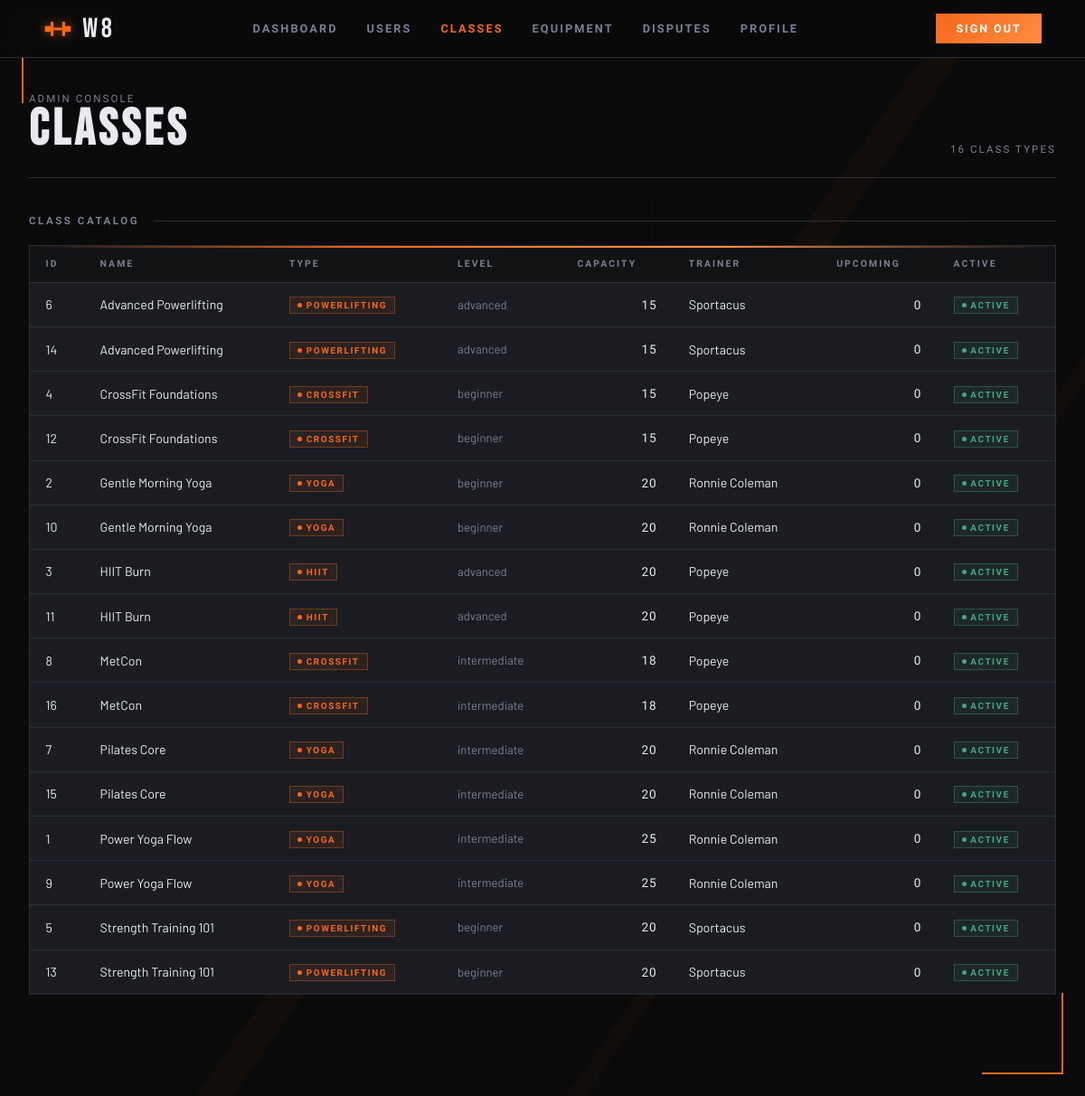
The app's page /pages/admin_classes.php (signed in), older data.
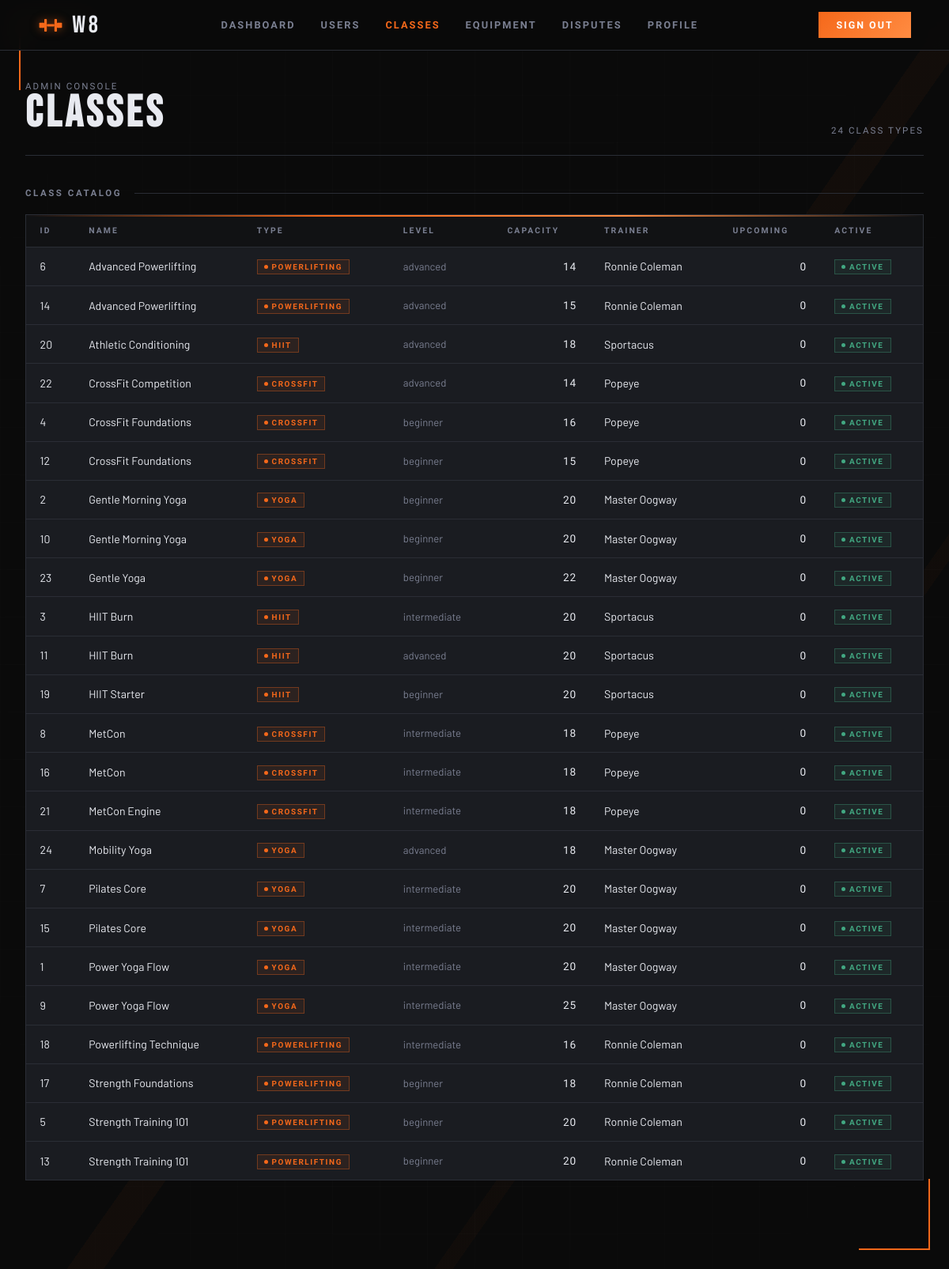
The same page, newer data.
### tables this page shows
CREATE TABLE classes (
  id            INTEGER PRIMARY KEY AUTOINCREMENT,
  name          TEXT    NOT NULL,
  type          TEXT    NOT NULL
                        CHECK (type IN ('powerlifting','hiit','crossfit','yoga','other')),
  level         TEXT    NOT NULL DEFAULT 'all'
                        CHECK (level IN ('all','beginner','intermediate','advanced')),
  description   TEXT    DEFAULT NULL,
  duration_min  INTEGER NOT NULL DEFAULT 60,
  capacity      INTEGER NOT NULL DEFAULT 20,
  trainer_id    INTEGER DEFAULT NULL,
  is_active     INTEGER NOT NULL DEFAULT 1,
  created_at    TEXT    NOT NULL DEFAULT (datetime('now')),
  updated_at    TEXT    NOT NULL DEFAULT (datetime('now')),
  FOREIGN KEY (trainer_id) REFERENCES users(id) ON DELETE SET NULL
);

### pages/admin_classes.php (the view, shortened to what this page needs)
<?php
$db = get_db();
$stmt = $db->query(
    'SELECT c.id, c.name, c.type, c.level, c.capacity, c.trainer_id, c.is_active,
            u.first_name, u.last_name,
            COUNT(cs.id) AS upcoming_sessions
     FROM classes c
     LEFT JOIN users u ON u.id = c.trainer_id
     LEFT JOIN class_sessions cs ON cs.class_id = c.id
        AND cs.scheduled_at >= datetime("now")
        AND cs.status = "scheduled"
     GROUP BY c.id
     ORDER BY c.name'
);
$classes = $stmt->fetchAll();
?>
<!doctype html>
<html lang="en">
<head>
  <link rel="stylesheet" href="../css/base.css">
  <link rel="stylesheet" href="../css/components.css">
  <link rel="stylesheet" href="../css/admin.css">
</head>
<body>
  <span class="corner corner--tl"></span>
  <span class="corner corner--br"></span>
  <?php $current_page = 'admin_classes'; require_once __DIR__ . '/../includes/nav.php'; ?>
  <main class="admin-layout">
    <header class="admin-header">
      <div>
        <div class="admin-header__sub">Admin Console</div>
        <h1 class="admin-header__title">Classes</h1>
      </div>
      <div class="admin-header__sub"><?= count($classes) ?> class types</div>
    </header>
    <section class="admin-section">
      <div class="admin-section__heading">
        <span class="admin-section__title">Class Catalog</span>
        <span class="admin-section__line"></span>
      </div>
      <div class="admin-table-wrap">
        <table class="admin-table">
          <thead>
            <tr>
              <th>ID</th>
              <th>Name</th>
              <th>Type</th>
              <th>Level</th>
              <th>Capacity</th>
              <th>Trainer</th>
              <th>Upcoming</th>
              <th>Active</th>
            </tr>
          </thead>
          <tbody>
            <?php foreach ($classes as $c): ?>
            <tr>
              <td><?= (int)$c['id'] ?></td>
              <td><?= htmlspecialchars($c['name'], ENT_QUOTES, 'UTF-8') ?></td>
              <td><span class="badge badge--scheduled"><?= htmlspecialchars($c['type'], ENT_QUOTES, 'UTF-8') ?></span></td>
              <td class="muted"><?= htmlspecialchars($c['level'], ENT_QUOTES, 'UTF-8') ?></td>
              <td class="num"><?= (int)$c['capacity'] ?></td>
              <td><?= $c['trainer_id'] ? htmlspecialchars($c['first_name'] . ' ' . $c['last_name'], ENT_QUOTES, 'UTF-8') : '<span class="muted">Unassigned</span>' ?></td>
              <td class="num"><?= (int)$c['upcoming_sessions'] ?></td>
              <td><span class="badge <?= $c['is_active'] ? 'badge--active' : 'badge--inactive' ?>"><?= $c['is_active'] ? 'Active' : 'Inactive' ?></span></td>
            </tr>
            <?php endforeach; ?>
          </tbody>
        </table>
      </div>
    </section>
  </main>
</body>
</html>

Row changes from the older to the newer data that the page shows:
changed classes id 6: capacity "15" → "14"; last_name "Sportacus" → "Ronnie Coleman"
changed classes id 14: last_name "Sportacus" → "Ronnie Coleman"
added classes: id "20", name "Athletic Conditioning", type "HIIT", level "advanced", capacity "18", last_name "Sportacus", upcoming_sessions "0", is_active "ACTIVE"
added classes: id "22", name "CrossFit Competition", type "CROSSFIT", level "advanced", capacity "14", last_name "Popeye", upcoming_sessions "0", is_active "ACTIVE"
changed classes id 4: capacity "15" → "16"
changed classes id 2: last_name "Ronnie Coleman" → "Master Oogway"
changed classes id 10: last_name "Ronnie Coleman" → "Master Oogway"
added classes: id "23", name "Gentle Yoga", type "YOGA", level "beginner", capacity "22", last_name "Master Oogway", upcoming_sessions "0", is_active "ACTIVE"
changed classes id 3: level "advanced" → "intermediate"; last_name "Popeye" → "Sportacus"
changed classes id 11: last_name "Popeye" → "Sportacus"
added classes: id "19", name "HIIT Starter", type "HIIT", level "beginner", capacity "20", last_name "Sportacus", upcoming_sessions "0", is_active "ACTIVE"
added classes: id "21", name "MetCon Engine", type "CROSSFIT", level "intermediate", capacity "18", last_name "Popeye", upcoming_sessions "0", is_active "ACTIVE"
added classes: id "24", name "Mobility Yoga", type "YOGA", level "advanced", capacity "18", last_name "Master Oogway", upcoming_sessions "0", is_active "ACTIVE"
changed classes id 7: last_name "Ronnie Coleman" → "Master Oogway"
changed classes id 15: last_name "Ronnie Coleman" → "Master Oogway"
changed classes id 1: capacity "25" → "20"; last_name "Ronnie Coleman" → "Master Oogway"
changed classes id 9: last_name "Ronnie Coleman" → "Master Oogway"
added classes: id "18", name "Powerlifting Technique", type "POWERLIFTING", level "intermediate", capacity "16", last_name "Ronnie Coleman", upcoming_sessions "0", is_active "ACTIVE"
added classes: id "17", name "Strength Foundations", type "POWERLIFTING", level "beginner", capacity "18", last_name "Ronnie Coleman", upcoming_sessions "0", is_active "ACTIVE"
changed classes id 5: last_name "Sportacus" → "Ronnie Coleman"
changed classes id 13: last_name "Sportacus" → "Ronnie Coleman"
Text that changed along with them:
count($classes): "16" → "24"
